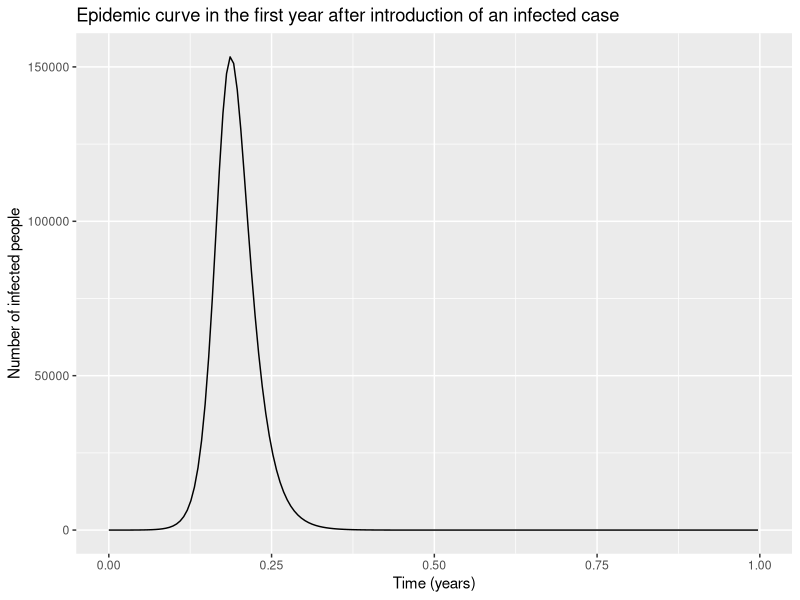
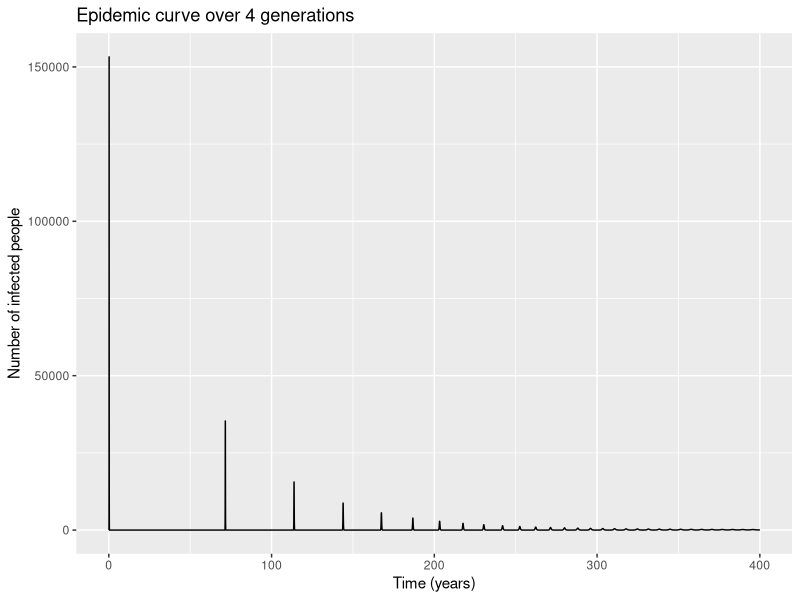
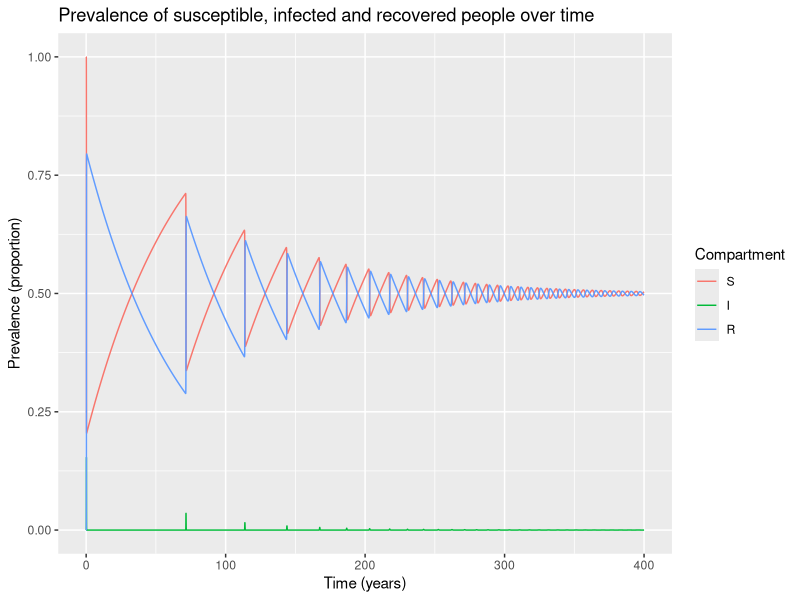

These charts were generated, in order, by the following R code:
library(deSolve)
library(reshape2)
library(ggplot2)


initial_state_values <- c(S = 1000000-1, I = 1, R = 0)

parameters <- c(beta = 0.4*365,  gamma = 0.2*365, mu = 1/70,  b = 1/70)

times <- seq(from = 0, to = 400, by = 2/365)

sir_model <- function(time, state, parameters) {  
  
  with(as.list(c(state, parameters)), { 
    
    N <- S+I+R
    
    lambda <- beta * I/N
    
    dS <- -lambda * S - mu * S + b * N            
    dI <- lambda * S - gamma * I  - mu * I           
    dR <- gamma * I - mu * R               
    
    return(list(c(dS, dI, dR))) 
  })
  
}


output <- as.data.frame(ode(y = initial_state_values, 
                            times = times, 
                            func = sir_model,
                            parms = parameters))


ggplot(data = output,                                               
       aes(x = time, y = I)) +                                           
  geom_line() +                                                          
  xlab("Time (years)")+                                                  
  ylab("Number of infected people") +                                   
  labs(title = "Epidemic curve in the first year after introduction of an infected case") +    
  xlim(c(0,1))                                                           


output_long <- melt(as.data.frame(output), id = "time")                  # turn output dataset into long format

# Plot of the epidemic curve over time
ggplot(data = output,                                               
       aes(x = time, y = I)) +                                           # only plotting the I column from our output
  geom_line() +                                                          # represent data as lines
  xlab("Time (years)")+                                                  # add label for x axis
  ylab("Number of infected people") +                                    # add label for y axis
  labs(title = "Epidemic curve over 4 generations")                      # add plot title   

output_long <- melt(as.data.frame(output), id = "time")                  # turn output dataset into long format

# Calculating the proportion in each compartment as a column in the long-format output
output_long$proportion <- output_long$value/sum(initial_state_values)

# Plot the number of people in the S, I and R compartments over time
ggplot(data = output_long,                                               # specify object containing data to plot
       aes(x = time, y = proportion, colour = variable, group = variable)) +  # assign columns to axes and groups
  geom_line() +                                                          # represent data as lines
  xlab("Time (years)")+                                                  # add label for x axis
  ylab("Prevalence (proportion)") +                                      # add label for y axis
  labs(colour = "Compartment",                                           # add legend title  
       title = "Prevalence of susceptible, infected and recovered people over time")
